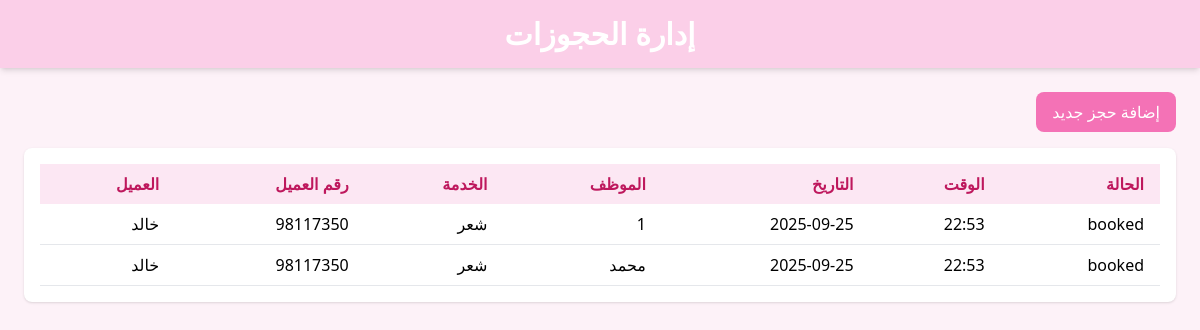
Screenshot of /pos/bookings (signed in) with the database file from the repository.
### models.py (models this page shows)
class Booking(db.Model):
    id = db.Column(db.Integer, primary_key=True)
    customer_id = db.Column(db.Integer, db.ForeignKey('customer.id'))
    service_id = db.Column(db.Integer, db.ForeignKey('service.id'))
    employee_id = db.Column(db.Integer, db.ForeignKey('employee.id'))
    date = db.Column(db.Date)
    time = db.Column(db.Time)
    status = db.Column(db.String(20))
    customer = db.relationship('Customer', backref='bookings', lazy=True)
    service = db.relationship('Service', backref='bookings', lazy=True)
    employee = db.relationship('Employee', backref='bookings', lazy=True)

class Customer(db.Model):
    id = db.Column(db.Integer, primary_key=True)
    name = db.Column(db.String(100), nullable=False)
    phone = db.Column(db.String(20), unique=True, nullable=False)
    email = db.Column(db.String(120))
    visits = db.Column(db.Integer, default=0)
    loyalty_points = db.Column(db.Integer, default=0)

class Service(db.Model):
    id = db.Column(db.Integer, primary_key=True)
    name = db.Column(db.String(100), nullable=False)
    price = db.Column(db.Numeric(10,2), nullable=False)
    duration_minutes = db.Column(db.Integer)
    image_url = db.Column(db.String(200))
    employee_id = db.Column(db.Integer, db.ForeignKey('employee.id'))

class Employee(db.Model):
    id = db.Column(db.Integer, primary_key=True)
    name = db.Column(db.String(100), nullable=False)
    specialty = db.Column(db.String(100))
    work_hours = db.Column(db.String(100))
    commission_rate = db.Column(db.Numeric(5,2), default=0.0)
    role = db.Column(db.String(30), default='staff')  # admin, staff, accountant
    user_id = db.Column(db.Integer, db.ForeignKey('user.id'))
    user = db.relationship('User', backref='employee')

### routes/main.py (the view, shortened to what this page needs)
@main_bp.route('/pos/bookings', methods=['GET', 'POST'])
def pos_bookings():
    if session.get('role') not in ['accountant', 'admin']:
        return "Access Denied", 403
    employees = Employee.query.all()
    services = Service.query.all()
    customers = Customer.query.all()
    bookings = Booking.query.order_by(Booking.date.desc(), Booking.time.desc()).all()
    return render_template(
        'pos_bookings.html',
        employees=employees,
        services=services,
        customers=customers,
        bookings=bookings
    )

### templates/pos_bookings.html (shortened to what this page needs)
<!DOCTYPE html>
<html lang="ar">
<head>
<script src="https://cdn.tailwindcss.com"></script>
</head>
<body class="bg-pink-50 font-sans">
<header class="bg-pink-200 p-4 shadow-md">
    <h1 class="text-3xl font-bold text-white text-center">إدارة الحجوزات</h1>
</header>
<main class="p-6">
  <div class="mb-4 text-right">
    <button
      class="bg-pink-400 text-white py-2 px-4 rounded-lg hover:bg-pink-500 transition"
      onclick="openBookingModal()">
      إضافة حجز جديد
    </button>
  </div>
  <div class="overflow-x-auto bg-white rounded-lg shadow p-4">
    <table class="min-w-full text-right">
      <thead class="bg-pink-100 text-pink-700">
        <tr>
          <th class="py-2 px-4">العميل</th>
          <th class="py-2 px-4">رقم العميل</th>
          <th class="py-2 px-4">الخدمة</th>
          <th class="py-2 px-4">الموظف</th>
          <th class="py-2 px-4">التاريخ</th>
          <th class="py-2 px-4">الوقت</th>
          <th class="py-2 px-4">الحالة</th>
        </tr>
      </thead>
      <tbody>
        {% for booking in bookings %}
        <tr class="border-b hover:bg-pink-50">
          <td class="py-2 px-4">{{ booking.customer.name }}</td>
          <td class="py-2 px-4">{{ booking.customer.phone }}</td>
          <td class="py-2 px-4">{{ booking.service.name }}</td>
          <td class="py-2 px-4">{{ booking.employee.name }}</td>
          <td class="py-2 px-4">{{ booking.date.strftime('%Y-%m-%d') }}</td>
          <td class="py-2 px-4">{{ booking.time.strftime('%H:%M') }}</td>
          <td class="py-2 px-4">{{ booking.status }}</td>
        </tr>
        {% else %}
        <tr>
          <td colspan="7" class="py-4 text-center text-gray-500">لا توجد حجوزات بعد</td>
        </tr>
        {% endfor %}
      </tbody>
    </table>
  </div>
</main>
</body>
</html>

### rows the page displays
Booking: customer.name "خالد", customer.phone "98117350", service.name "شعر", employee.name "1", date "2025-09-25", time "22:53", status "booked"
Booking: customer.name "خالد", customer.phone "98117350", service.name "شعر", employee.name "محمد", date "2025-09-25", time "22:53", status "booked"
